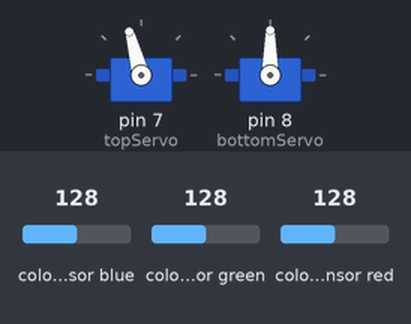
This sketch was run on a simulated Arduino Uno, built with avr-gcc and run on an emulated ATmega328P. On the bench: 2 × servo. Wiring (inferred from the names in the program): TCS3200 colour sensor: output pin 6; S2 pin 4; S3 pin 5; S0 pin 2; S1 pin 3. The inputs (shaded band) are chosen by the test bench; at power-on: colour sensor blue 128, colour sensor green 128, colour sensor red 128.

Above: at 0.1 s.
At 1.3 s:
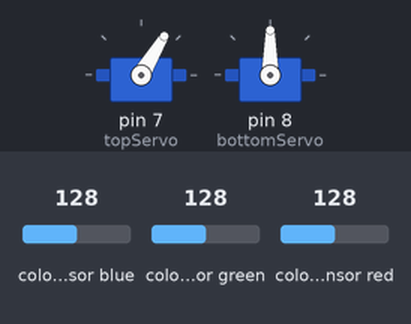
Timing chart, 0 to 2.8 s (numbered marks = the images above):
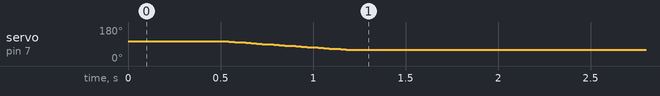

Measured:
- by itself, servo on pin 7 (topServo): moves from 105° to 59° over 0.69 s

The sketch:

fix.ino
```cpp
#include <Servo.h>
#define S0 2
#define S1 3
#define S2 4
#define S3 5
#define sensorOut 6
Servo topServo;
Servo bottomServo;
int frequency = 0;
int color=0;
void setup() {
  pinMode(S0, OUTPUT);
  pinMode(S1, OUTPUT);
  pinMode(S2, OUTPUT);
  pinMode(S3, OUTPUT);
  pinMode(sensorOut, INPUT);
  // Setting frequency-scaling to 20%
  digitalWrite(S0, HIGH);
  digitalWrite(S1, LOW);
  topServo.attach(7);
  bottomServo.attach(8);
  Serial.begin(9600);
}
void loop() {
  topServo.write(105);
  delay(500);

  for(int i = 105; i > 58; i--) {
    topServo.write(i);
    delay(15);
  }
  delay(1000);

  color = readColor();
  delay(10);
  switch (color) {
    case 1:
    bottomServo.write(50);
    break;
    case 2:
    bottomServo.write(75);
    break;
    case 3:
    bottomServo.write(100);
    break;
    case 4:
    bottomServo.write(125);
    break;

    case 0:
    break;
  }
  delay(300);

  for(int i = 58; i > 29; i--) {
    topServo.write(i);
    delay(15);
  }
  delay(1000);

  for(int i = 29; i < 105; i++) {
    topServo.write(i);
    delay(15);
  }
  color=0;
}
// Custom Function - readColor()
int readColor() {
  color = 0;
  while(color == 0){
  // Setting red filtered photodiodes to be read
  digitalWrite(S2, LOW);
  digitalWrite(S3, LOW);
  // Reading the output frequency
  frequency = pulseIn(sensorOut, LOW);
  int R = frequency;

  delay(50);
  // Setting Green filtered photodiodes to be read
  digitalWrite(S2, HIGH);
  digitalWrite(S3, HIGH);
  // Reading the output frequency
  frequency = pulseIn(sensorOut, LOW);
  int G = frequency;

  delay(50);
  // Setting Blue filtered photodiodes to be read
  digitalWrite(S2, LOW);
  digitalWrite(S3, HIGH);
  // Reading the output frequency
  frequency = pulseIn(sensorOut, LOW);
  int B = frequency;
  // Printing the value on the serial monitor
  delay(50);
  if(R<800 & R>750 & G<1600 & G>1500){
    color = 1; // Red
    Serial.print(1,DEC);
  }
  else if(R<1100 & R>1000 & G<1100 & G>1000){
    color = 2; // Green
    Serial.print(2,DEC);
  }
  else if(R<600 & R>500 & G<800 & G>700){
    color = 3; // Yellow
    Serial.print(3,DEC);
  }
  else if (G<1010 & G>900 & B<700 & B>600){
    color = 4; // Blue
    Serial.print(4,DEC);
  }
  }
  delay(500);
  return color;
}
```
